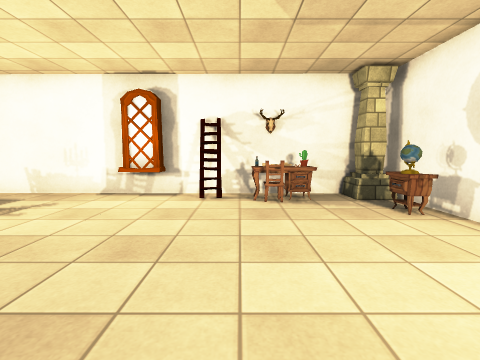
View 1 (above)

12 first-person views from a walk through a 3-D level made in the Unity game engine. The camera is 1.3 m above the floor, tilts 6° down and sees 85° across. The floor is counted in squares, 1 m on a side. Each view is taken from the middle of a square. On the plan, view 1 faces up. The plan holds only what a view shows up to about 13 squares ahead; the rest is blank. The player is left out. Some surface patterns are stand-ins.

View 2
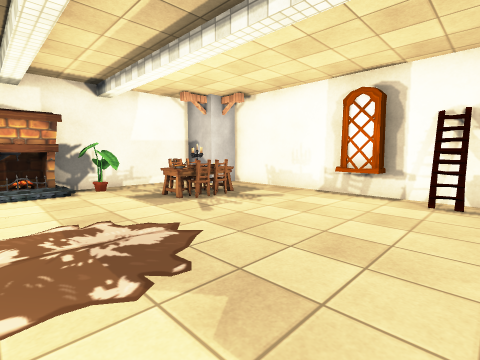

View 3
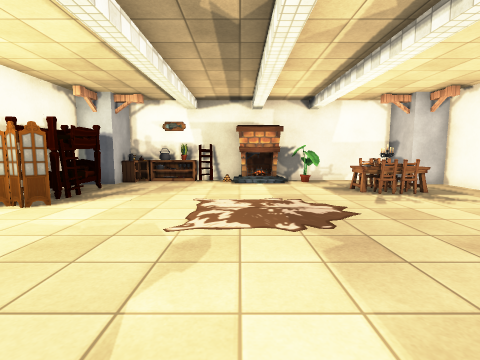

View 4
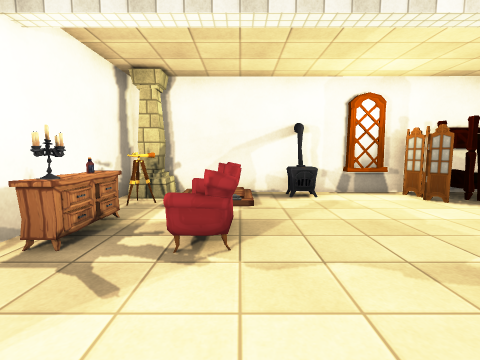

View 5
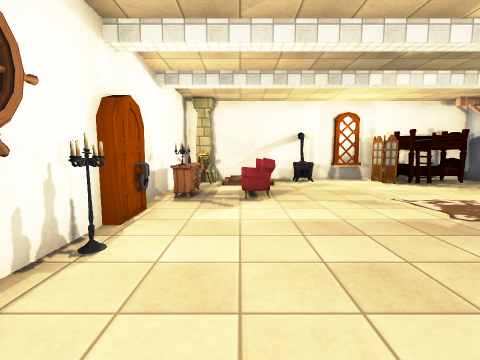

View 6
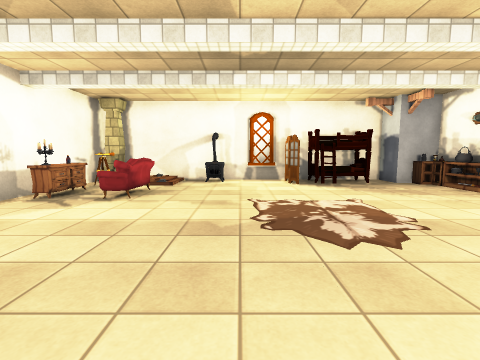

View 7
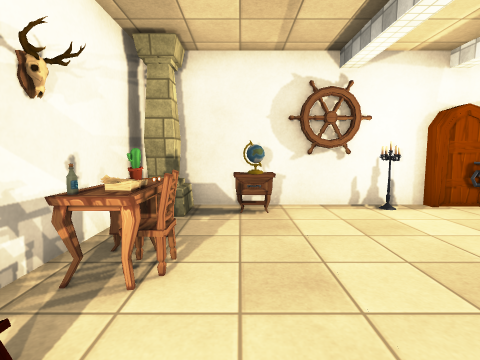

View 8
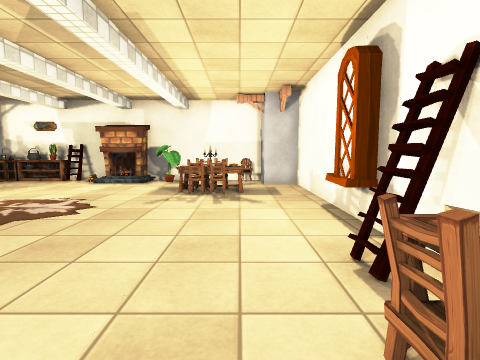

View 9
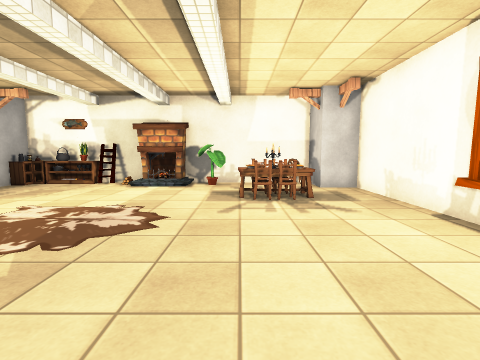

View 10
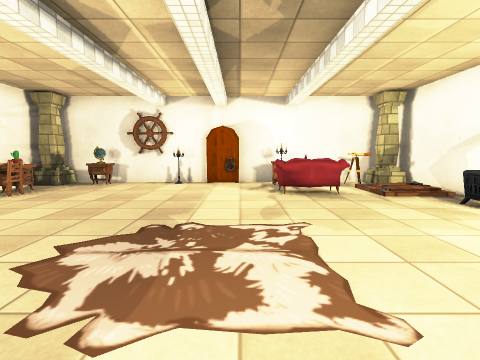

View 11
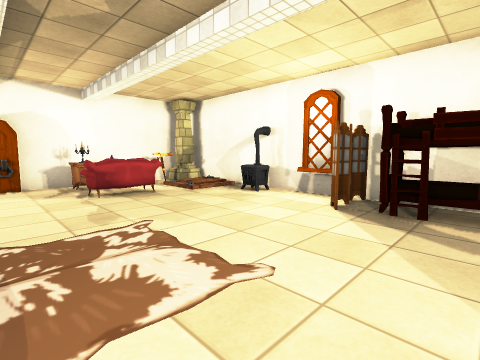

View 12
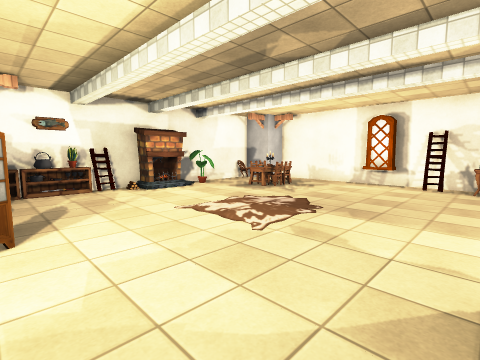

### Floor plan
Points are (right, up) in squares from view 1. A wall is a line through its corners. A room is listed if a view was taken in it or the views show most of it. See-through windows are left out.
Room 1 (views 1, 2, 3, 4, 5, 6, 7, 8, 9, 10, 11, 12)
walls: (-4.4, -4.6) (-4.1, -5.1); (-4.3, -5.6) (-4.1, -6.1); (-4.4, -5.7) (-4.2, -5.2); (-2.4, 8) (-3.6, 8.1); (4.2, 0) (4.2, 1.5); (-2.4, 8.4) (-2.5, 7.8); (-3.8, -6.4) (-2.4, -6.4); (-10.4, 0.1) (-10.4, -5.1); (-1.3, 8.3) (-8.7, 8.4) (-8.7, 7) (-10.4, 7) (-10.4, 1.6); (4.5, 1.4) (4.5, 8.3) (0.3, 8.3); (-4.4, -6.5) (-4.1, -6.1); (-9.5, -5.1) (-8.7, -5.1) (-8.7, -6.5) (4.5, -6.6) (4.5, 0.1)
low walls: (-2.5, 7.8) (-3.7, 7.9)
objects: cabinet (-10, -5); cabinet (-10, -3); ladder (-10, -2) to (-10, -1); fireplace (-10, 0) to (-10, 1); plant (-10, 3) to (-9, 3); other object (-10, 6); plant (-9, -3); other object (-8, 5); bed (-7, -6) to (-5, -5); table (-7, 4); other object (-7, 5); table (-7, 6); chair (-6, 5); rug (-5, -1) to (-3, 2); stove (-1, -6); ladder (-1, 8); other object (0, 7) to (2, 7); other object (0, 8); sofa (1, -3) to (1, -1); chair (1, 6); other object (1, 8); plant (2, 8); column (3, -6) to (4, -5); other object (4, -3); other object (4, -2); other object (4, 3); other object (4, 4); other object (4, 5); other object (4, 6); column (4, 7) to (4, 8)

Positions as (right, up) in squares from view 1, and headings:
1: (0, 0), facing up
2: (0, 0), facing up-left
3: (2, 0), facing left
4: (1, 2), facing down
5: (2, 6), facing down
6: (-2, 6), facing down
7: (-2, 6), facing right
8: (2, 6), facing left
9: (1, 4), facing left
10: (-7, 0), facing right
11: (-7, 1), facing down-right
12: (1, -5), facing up-left
